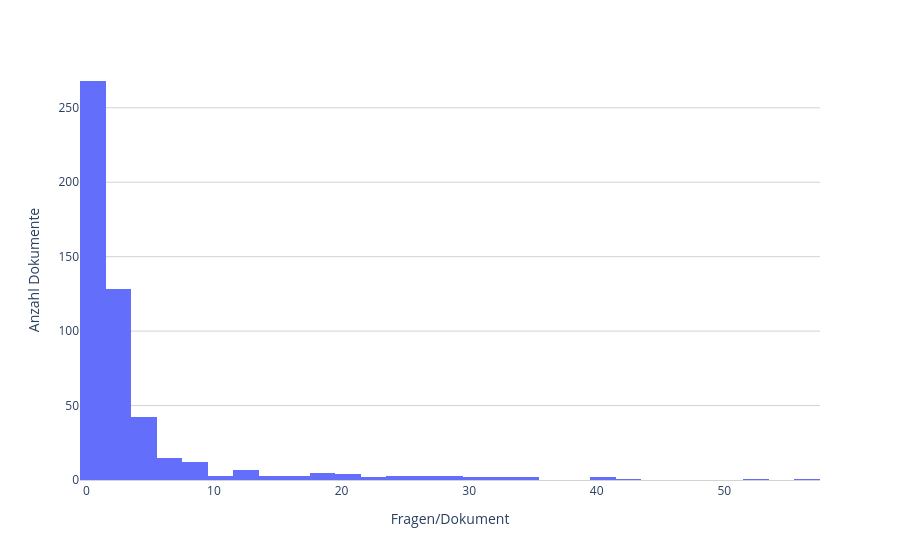

Here is the notebook cell this chart was saved with:
### Markdown cell above
Auf das Dokument "jabil-circuit-inc_2019" beziehen sich mit einer Anzahl von 56 die meisten Fragen, gefolgt von advanced-energy_2019 mit einer Anzahl von 52. Durchschnittlich beziehen sich auf ein Dokument weniger als 4 Fragen.

### Code cell
PX.hist(pdfqa_file_name_value_counts.values, xaxes = {'title': 'Fragen/Dokument'}, yaxes = {'title': 'Anzahl Dokumente'}, width=900)

### Figure 1 — Plotly figure (JSON) as saved in the notebook; plotly's stock layout.template omitted (floating-point values rounded to 4 significant figures; data arrays with more than 128 entries replaced by an {"elided": "..."} marker saying what was removed)
{"data": [{"bingroup": "x", "hovertemplate": "variable=0<br>value=%{x}<br>count=%{y}<extra></extra>", "legendgroup": "0", "marker": {"color": "#636efa", "pattern": {"shape": ""}}, "name": "0", "orientation": "v", "showlegend": true, "type": "histogram", "x": {"elided": "512 int values"}, "xaxis": "x", "yaxis": "y"}], "layout": {"barmode": "relative", "legend": {"title": {"text": "variable"}, "tracegroupgap": 0}, "margin": {"t": 60}, "paper_bgcolor": "rgba(255, 255, 255, 1.0)", "plot_bgcolor": "rgba(255, 255, 255, 1.0)", "showlegend": false, "width": 900, "xaxis": {"anchor": "y", "domain": [0, 1], "linecolor": "LightGrey", "linewidth": 1, "showline": true, "title": {"text": "Fragen/Dokument"}}, "yaxis": {"anchor": "x", "domain": [0, 1], "gridcolor": "LightGrey", "gridwidth": 1, "showgrid": true, "title": {"text": "Anzahl Dokumente"}}}}
